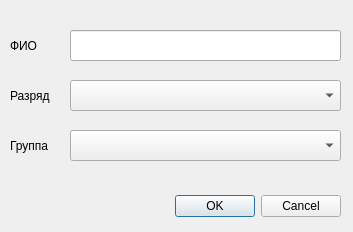
<?xml version="1.0" encoding="UTF-8"?>
<ui version="4.0">
 <class>EditPupilDialog</class>
 <widget class="QDialog" name="EditPupilDialog">
  <property name="geometry">
   <rect>
    <x>0</x>
    <y>0</y>
    <width>353</width>
    <height>232</height>
   </rect>
  </property>
  <property name="windowTitle">
   <string>Dialog</string>
  </property>
  <widget class="QDialogButtonBox" name="buttonBox">
   <property name="geometry">
    <rect>
     <x>0</x>
     <y>190</y>
     <width>341</width>
     <height>32</height>
    </rect>
   </property>
   <property name="orientation">
    <enum>Qt::Horizontal</enum>
   </property>
   <property name="standardButtons">
    <set>QDialogButtonBox::Cancel|QDialogButtonBox::Ok</set>
   </property>
  </widget>
  <widget class="QLineEdit" name="lineEdit_EditPupil">
   <property name="geometry">
    <rect>
     <x>70</x>
     <y>30</y>
     <width>271</width>
     <height>31</height>
    </rect>
   </property>
  </widget>
  <widget class="QComboBox" name="comboBox_EditRank">
   <property name="geometry">
    <rect>
     <x>70</x>
     <y>80</y>
     <width>271</width>
     <height>31</height>
    </rect>
   </property>
  </widget>
  <widget class="QComboBox" name="comboBox_EditGroup">
   <property name="geometry">
    <rect>
     <x>70</x>
     <y>130</y>
     <width>271</width>
     <height>31</height>
    </rect>
   </property>
  </widget>
  <widget class="QLabel" name="label">
   <property name="geometry">
    <rect>
     <x>10</x>
     <y>30</y>
     <width>41</width>
     <height>31</height>
    </rect>
   </property>
   <property name="text">
    <string>ФИО</string>
   </property>
  </widget>
  <widget class="QLabel" name="label_2">
   <property name="geometry">
    <rect>
     <x>10</x>
     <y>80</y>
     <width>51</width>
     <height>31</height>
    </rect>
   </property>
   <property name="text">
    <string>Разряд</string>
   </property>
  </widget>
  <widget class="QLabel" name="label_3">
   <property name="geometry">
    <rect>
     <x>10</x>
     <y>130</y>
     <width>51</width>
     <height>31</height>
    </rect>
   </property>
   <property name="text">
    <string>Группа</string>
   </property>
  </widget>
 </widget>
 <resources/>
 <connections>
  <connection>
   <sender>buttonBox</sender>
   <signal>accepted()</signal>
   <receiver>EditPupilDialog</receiver>
   <slot>accept()</slot>
   <hints>
    <hint type="sourcelabel">
     <x>248</x>
     <y>254</y>
    </hint>
    <hint type="destinationlabel">
     <x>157</x>
     <y>274</y>
    </hint>
   </hints>
  </connection>
  <connection>
   <sender>buttonBox</sender>
   <signal>rejected()</signal>
   <receiver>EditPupilDialog</receiver>
   <slot>reject()</slot>
   <hints>
    <hint type="sourcelabel">
     <x>316</x>
     <y>260</y>
    </hint>
    <hint type="destinationlabel">
     <x>286</x>
     <y>274</y>
    </hint>
   </hints>
  </connection>
 </connections>
</ui>
